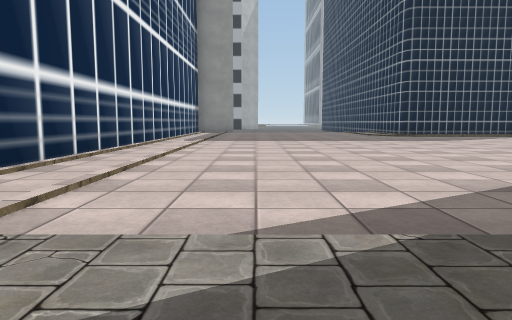
View 1 (above)

24 first-person views from a walk through a scene from a Unity 3-D project. The camera is 1.4 m above the floor, tilts 6° down and sees 70° across. The floor is counted in squares, 2 m on a side. Each view is taken from the middle of a square. On the plan, view 1 faces up. The plan holds only what a view shows up to about 11 squares ahead; the rest is blank. The place goes on beyond the plan. The player character is not drawn. Some surface patterns are stand-ins.

View 2
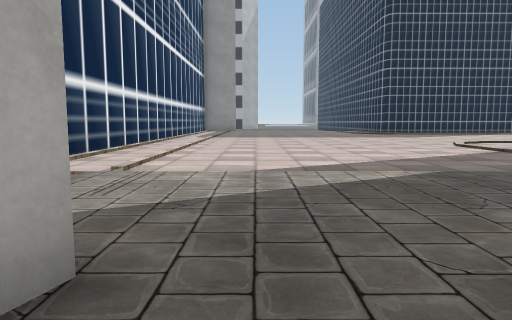

View 3
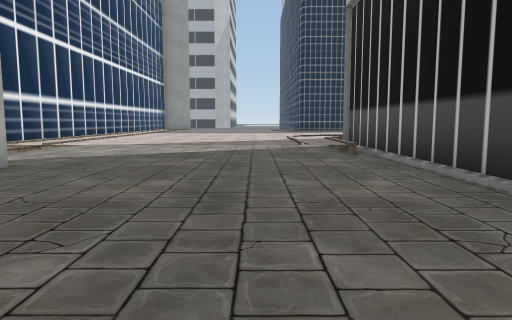

View 4
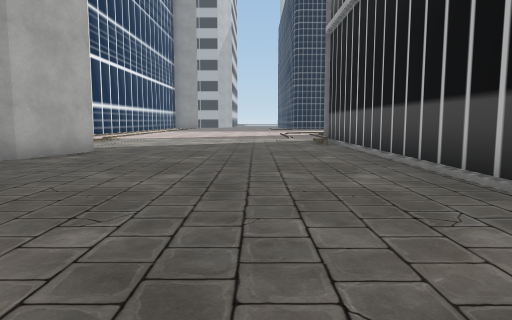

View 5
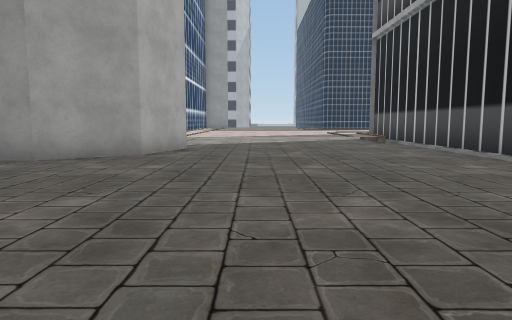

View 6
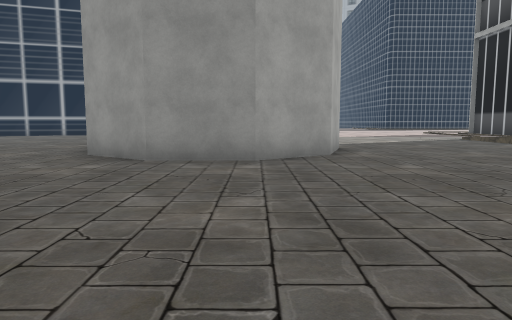

View 7
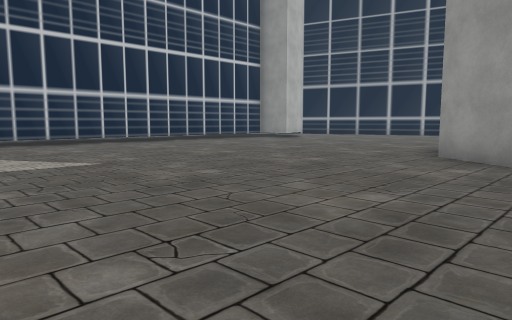

View 8
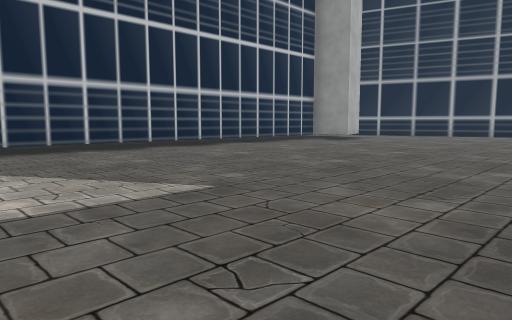

View 9
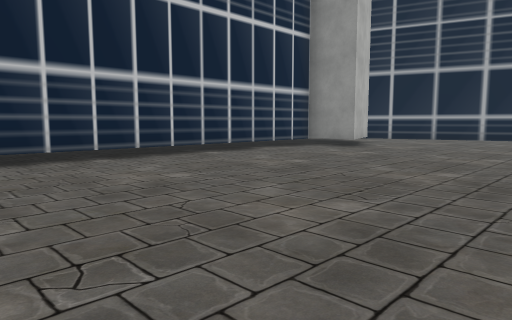

View 10
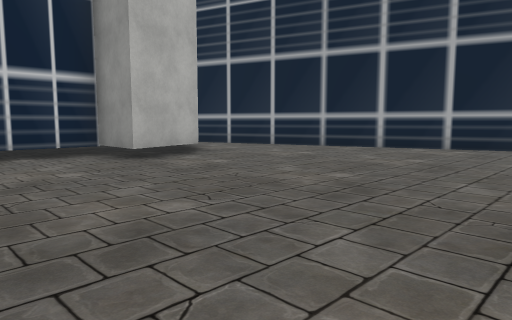

View 11
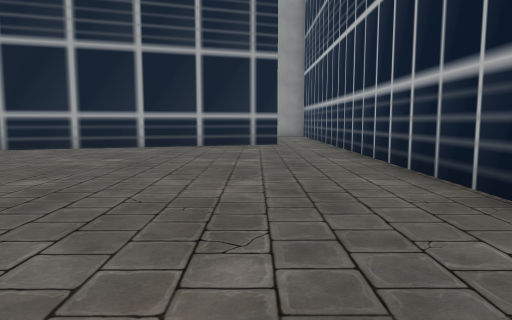

View 12
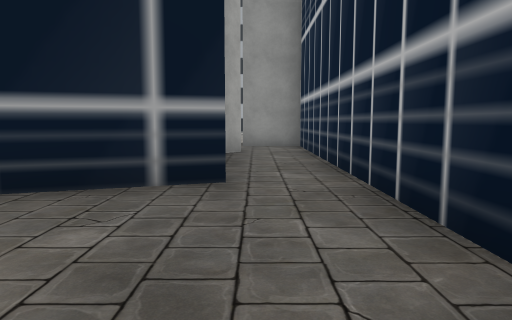

View 13
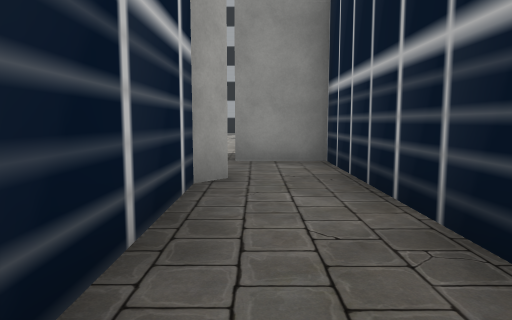

View 14
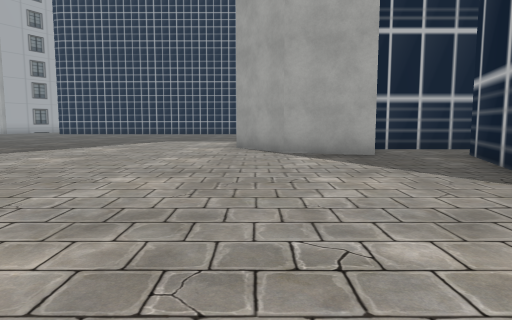

View 15
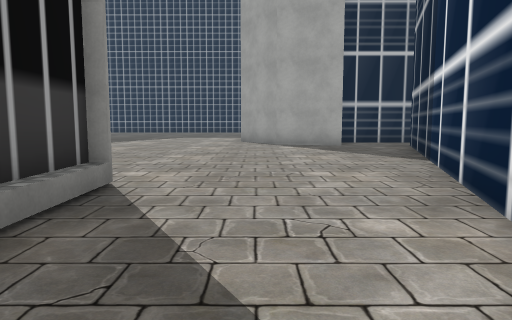

View 16
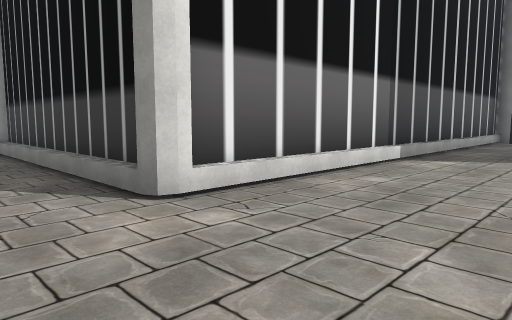

View 17
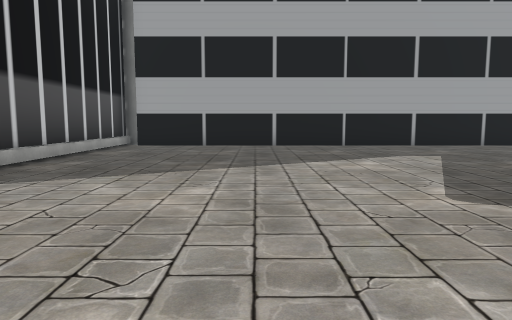

View 18
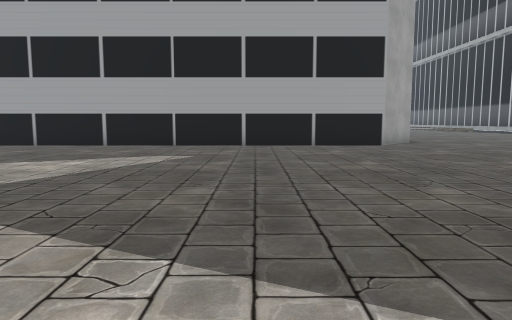

View 19
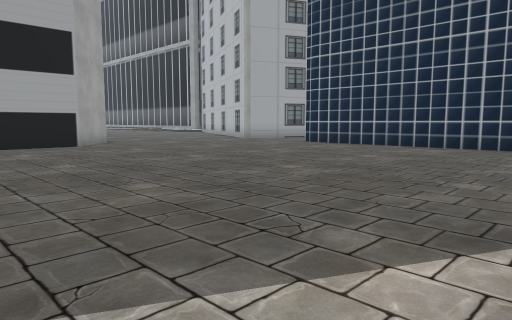

View 20
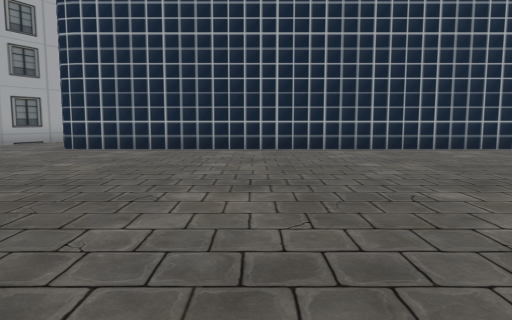

View 21
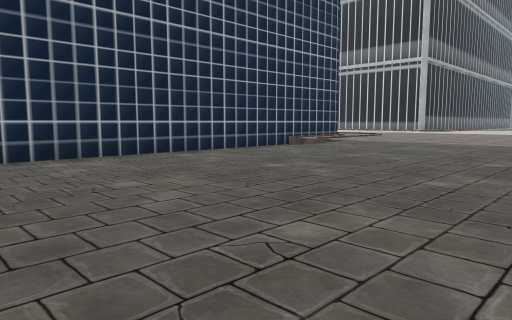

View 22
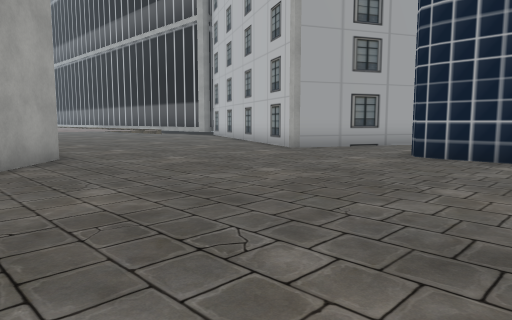

View 23
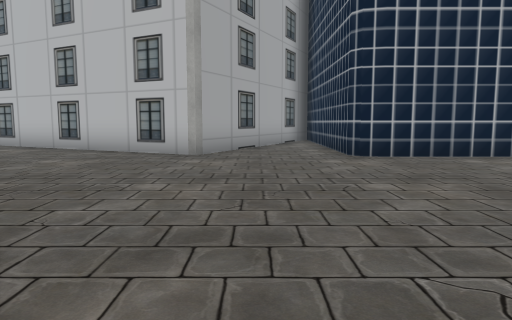

View 24
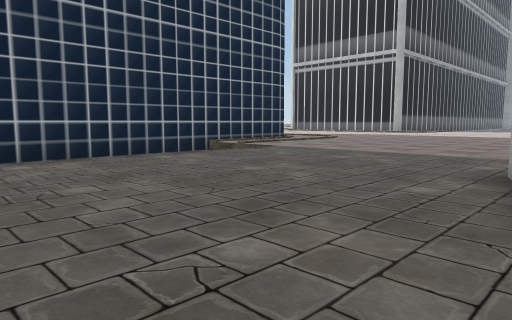

### Floor plan
Key: @ floor where view 1 was taken; # wall or solid block; . main floor; : floor 0.5 m higher than the main floor; / step, stairs or slope.
Columns run from 18 left of view 1 to 9 right of it. Each row starts with its distance up from view 1.
 37                    .......#
 36                    ......##
 35                    ......#
 34                  ##.....##
 33     ##############......###
 32     #.....................##
 31     #.......................
 30     #...................####
 29     #...................#
 28     #...................#
 27     #...................#
 26     #...................#
 25     #...................#
 24     #...................#
 23     #...................#
 22     #...................#
 21 #####.......... ........#
 20 ............... ........#
 19 ............##  ........#
 18  ..........##    .......#
 17    #.......###   .......#
 16    ####......#   ::::::/#
 15       #####..#   ::::::/#
 14           #..#   ::::::/#
 13           #..#    :::::
 12           #..#    ::::
 11           #..###::::::::::
 10        ####..###::::::::::
  9     ####.....###::::::::::
  8    ##........###::::::::::
  7   ...........###:::::::::
  6   ...........###::::::::
  5   #..........###::::::::/
  4   ##.........###:::::::/#
  3    #.........###:::::::/#
  2   ##.........###:::::::/#
  1   #..........   ........#
  0   #.........     .@.....#
 -1   #........     ##......#
 -2   #.........#   #.......#
 -3   #.........#####.......#
 -4   #.....................#
 -5   #.....................#
 -6   #.....................
 -7   #.....................
 -8   #....................
 -9    .............. ....
-10         ........   .

Where each view was taken, in squares from view 1:
view 1: 0 up, 0 right, facing up
view 2: 2 down, 0 right, facing up
view 3: 6 down, 3 right, facing up
view 4: 9 down, 3 right, facing up
view 5: 10 down, 1 right, facing up
view 6: 10 down, 3 left, facing up
view 7: 10 down, 4 left, facing up-left
view 8: 10 down, 7 left, facing up-left
view 9: 7 down, 9 left, facing up-left
view 10: 1 down, 8 left, facing up-left
view 11: 1 down, 8 left, facing up
view 12: 6 up, 7 left, facing up
view 13: 10 up, 7 left, facing up
view 14: 19 up, 15 left, facing right
view 15: 19 up, 18 left, facing right
view 16: 19 up, 11 left, facing up-left
view 17: 22 up, 10 left, facing up
view 18: 22 up, 5 left, facing up
view 19: 22 up, 5 left, facing up-right
view 20: 25 up, 4 left, facing right
view 21: 25 up, 2 left, facing down-right
view 22: 27 up, 2 left, facing up-right
view 23: 32 up, 2 left, facing right
view 24: 22 up, 2 left, facing down-right
